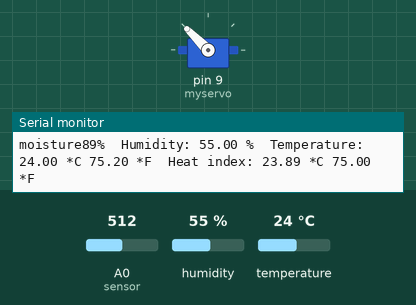
Recording of a sketch running on a simulated Arduino Uno, built with avr-gcc and run on an emulated ATmega328P. On the bench: servo, the last lines printed to the serial monitor. The inputs (shaded band) are chosen by the test bench; at power-on: A0 (sensor) = 512, humidity 55 %, temperature 24 °C.

Above: at 1.8 s.
1.9 s: A0 (sensor) set to 921
4.3 s: A0 (sensor) set to 950
At 7.3 s:
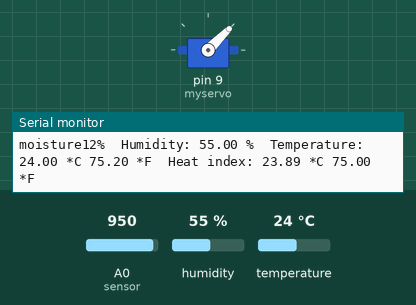
7.7 s: A0 (sensor) set to 858
10.5 s: A0 (sensor) set to 832
At 13.4 s:
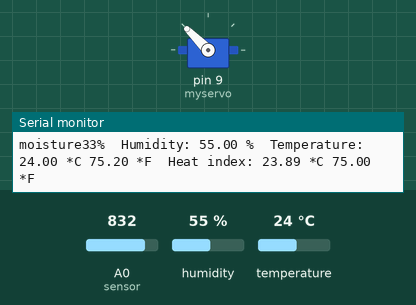
13.9 s: A0 (sensor) set to 1023
At 16.0 s:
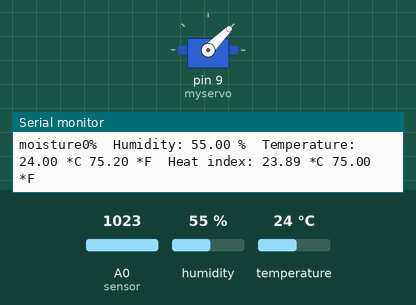
Timing chart, 0 to 17.5 s (numbered marks = the images above; inputs shaded):
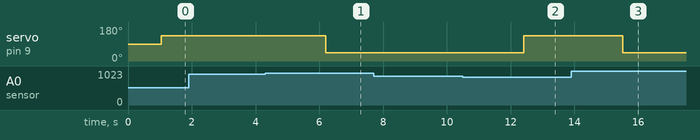

Measured:
- the behaviour switches between 931 and 932 on A0 (sensor) (found by bisection; images 0 and 1)
- the behaviour switches between 846 and 845 on A0 (sensor) (found by bisection; images 1 and 2)
- after the input at 4.3 s, servo on pin 9 (myservo): 135° → 45° after 1.9 s
- after the input at 10.5 s, servo on pin 9 (myservo): 45° → 135° after 1.9 s
- after the input at 13.9 s, servo on pin 9 (myservo): 135° → 45° after 1.6 s

The sketch:

plant.ino
```cpp
#include<Servo.h>
#include"DHT.h"
#define DHTPIN 2
#define DHTTYPE DHT11
DHT dht(DHTPIN,DHTTYPE);
int sensor=A0;
Servo myservo;
int pos=0;
void setup()
{
  Serial.begin(9600);
  myservo.attach(9);
  pinMode(sensor,INPUT);
  dht.begin();
}
void loop()
{
 int sensorvalue=analogRead(sensor);
 int percentage=map(sensorvalue,1023,450,0,100);
 delay(1000);
 Serial.print("moisture");
 Serial.print(percentage);
 Serial.print("%\t");
  float h = dht.readHumidity();
  float t = dht.readTemperature();
  float f = dht.readTemperature(true);
  if (isnan(h) || isnan(t) || isnan(f)) {
    Serial.println("Failed to read from DHT sensor!");
    return;
  }
float hif = dht.computeHeatIndex(f, h);
float hic = dht.computeHeatIndex(t, h, false);
  Serial.print("Humidity: ");
  Serial.print(h);
  Serial.print(" %\t");
  Serial.print("Temperature: ");
  Serial.print(t);
  Serial.print(" *C ");
  Serial.print(f);
  Serial.print(" *F\t");
  Serial.print("Heat index: ");
  Serial.print(hic);
  Serial.print(" *C ");
  Serial.print(hif);
  Serial.println(" *F");
  if(percentage<=15)
  {
    pos=45;
    myservo.write(pos);
  }
  if(percentage>30)
  {pos=135;
  myservo.write(pos);

}
}
```
